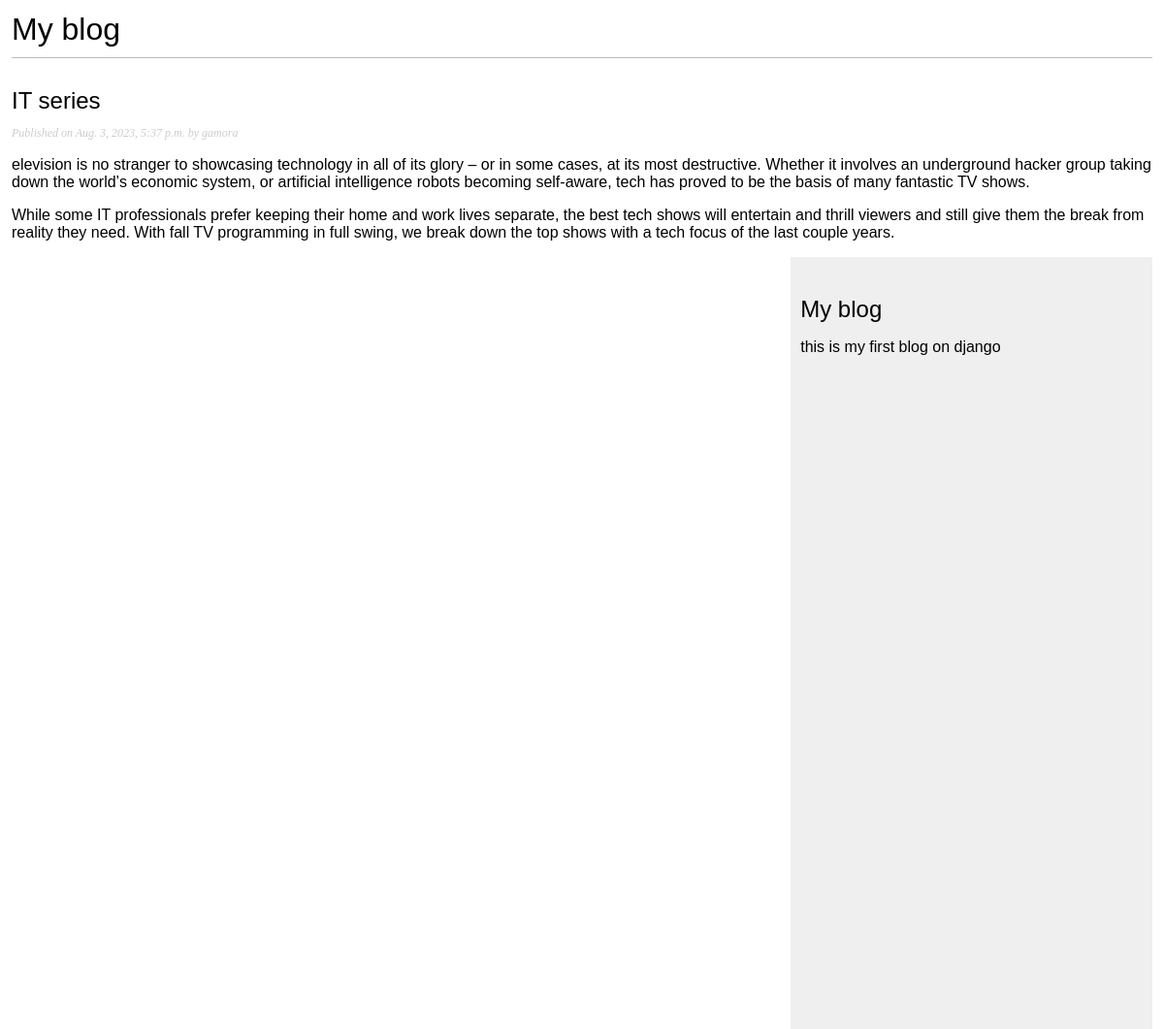
Page /blog/2023/8/3/it-series/ on the committed database.
### blog/models.py (models this page shows, shortened)
class Post(models.Model):
	objects = models.Manager()
	published = PublishedManager()
	title = models.CharField(max_length=250)
	slug = models.SlugField(max_length=250,unique_for_date='publish')
	body = models.TextField()
	created = models.DateTimeField(auto_now_add=True)
	publish = models.DateTimeField(default=timezone.now)
	updated = models.DateTimeField(auto_now=True)
	author = models.ForeignKey(User,on_delete=models.CASCADE,related_name='blog_posts')
	class Status(models.TextChoices):
		DRAFT = 'DF','draft'
		PUBLISHED = 'PB','published'
	status = models.CharField(max_length=2,choices=Status.choices,default=Status.DRAFT)
	class Meta:
		ordering = ['-publish']
		indexes = [
			models.Index(fields=['-publish'])
		]

### blog/views.py (the view)
# urls.py: path('<int:year>/<int:month>/<int:day>/<slug:post>/',views.post_details,name='post_detail')
def post_details(request,year,month,day,post):
	try:
		post = get_object_or_404(Post,status=Post.Status.PUBLISHED,slug=post,
			publish__year=year,publish__month=month,publish__day=day
		) #Fetches the post with the given slug and publish date
	except Post.DoesNotExist:
		raise Http404('Post does not exists')
	return render(request,'blog/post/details.html',{'post':post})

### blog/templates/blog/post/details.html (shortened to what this page needs)
{% extends "blog/base.html" %}
{%block content%}
	<h1>My blog</h1>
		<h2>
			{{post.title}}
		</h2>
		<p class='date'>
			Published on {{post.publish}} by {{post.author}}
		</p>
		{{post.body|linebreaks}}
{%endblock%}

### blog/static/blog.css (style rules this page uses)
body { margin:12px; padding:0; font-family:helvetica, sans-serif; }
h1 { font-weight:normal; border-bottom:1px solid #bbb; padding:0 0 10px 0; }
h2 { font-weight:normal; margin:30px 0 0; }
p.date { color:#ccc; font-family: georgia, serif; font-size: 12px; font-style: italic; }

### rows in the picture
Post: title "IT series", publish "Aug. 3, 2023, 5:37 p.m.", author "gamora", body "elevision is no stranger to showcasing technology in all of its glory – or in some cases, at its most destructive. Whether it involves an underground hacker group taking down the world’s economic system, or artificial intelligence robots becoming self-aware, tech has proved to be the basis of many fantastic TV shows. While some IT professionals prefer keeping their home and work lives separate, the best tech shows will entertain and thrill viewers and still give them the break from reality they need. With fall TV programming in full swing, we break down the top shows with a tech focus of the last couple years."
